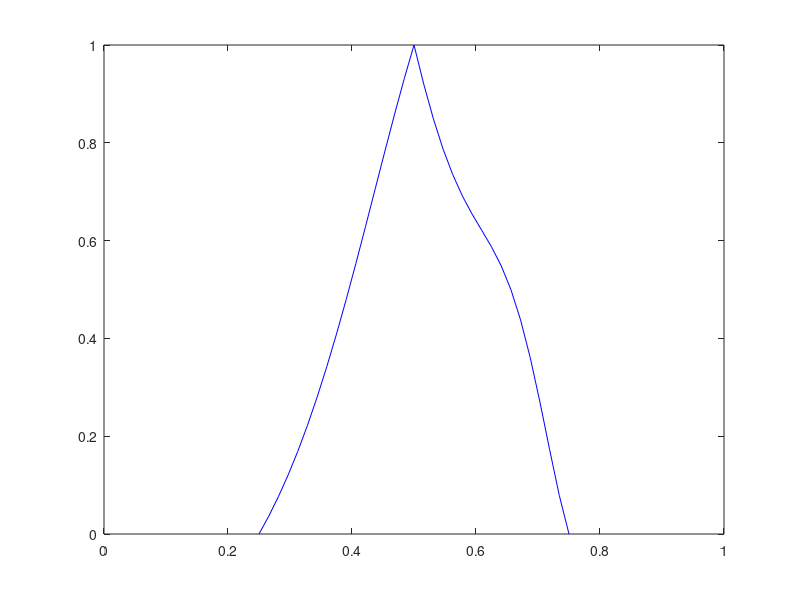
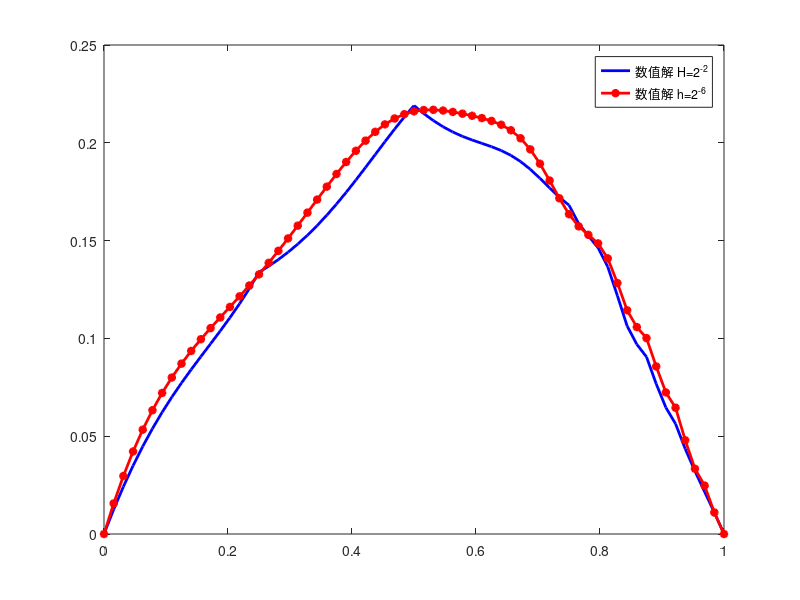

Recreate these plots in MATLAB, in order.
clear; clc; close all;
%% 问题参数设置
epsilon = 2^(-5); % 振荡系数周期参数
Omega = [0, 1]; % 求解区间
f = @(x) ones(size(x)); % 源项f≡1
% A_eps = @(x) 1./(2 + cos(2*pi*x/epsilon)); % 振荡扩散系数
% A_eps_inv = @(x) 1 ./ A_eps(x); % A_eps的逆
A_eps = @(x) 1./(2 -sin(2*pi*tan(15*pi*x/32))); % 扩散系数(2.17)
A_eps_inv = @(x) 1 ./ A_eps(x); % A_eps的逆
% 网格尺寸
H = 2.^(-2);
h = 2.^(-6);
x_nodes = Omega(1):H:Omega(2); % 网格节点
x_nodes = x_nodes';
n = length(x_nodes) - 1; % 单元数
ratio = H/h;
LeftBasisValue = zeros((ratio-1)*n, 1);
RightBasisValue = zeros((ratio-1)*n, 1);
InteriorNodes = zeros((ratio-1)*n, 1);

%% LOD有限元离散与求解
% 3.1 刚度矩阵K组装（Λ_j^{ms}）
K = sparse(n-1, n-1); % 稀疏矩阵存储（内部节点数：n-1）
F = zeros(n-1, 1); % 载荷向量
for e = 1:n % 遍历每个单元
    % 单元节点坐标
    x1 = x_nodes(e);
    x2 = x_nodes(e+1);
    he = x2 - x1; % 单元长度
    
    % 单元刚度矩阵（局部2x2矩阵）
    c = integral(A_eps_inv, x1, x2);
    K_e = (1 / c) * [1, -1; -1, 1];
    
    % === 修改部分：符号积分 → 数值积分 ===
    % 计算 F_e（使用双重积分换序，避免嵌套积分）
    dbl_int = integral(@(t) A_eps_inv(t) .* (x2 - t), x1, x2);
    F_e = [he - dbl_int/c; dbl_int/c];
    
    % 细网格上离散点基函数的值（数值计算累积积分）
    x_fine_local = (x1 + h : h : x2 - h)';
    cum_int_local = zeros(ratio-1, 1);
    for k = 1:(ratio-1)
        xi = x_fine_local(k);
        cum_int_local(k) = integral(A_eps_inv, x1, xi);
    end
    idx_start = (ratio-1)*(e-1) + 1;
    idx_end   = (ratio-1)*e;
    InteriorNodes(idx_start:idx_end) = x_fine_local;
    LeftBasisValue(idx_start:idx_end)  = 1 - cum_int_local / c;
    RightBasisValue(idx_start:idx_end) = cum_int_local / c;
    % === 修改结束 ===
    
    % 组装到全局矩阵（内部节点索引：e和e+1，排除边界节点1和n+1）
    if e > 1 % 左节点为内部节点
        K(e-1, e-1) = K(e-1, e-1) + K_e(1, 1);
        F(e-1) = F(e-1) + F_e(1);
        if e < n % 右节点为内部节点（非最后一个单元）
            K(e-1, e) = K(e-1, e) + K_e(1, 2);
        end
    end
    if e < n % 右节点为内部节点
        K(e, e) = K(e, e) + K_e(2, 2);
        F(e) = F(e) + F_e(2);
        if e > 1 % 左节点为内部节点（非第一个单元）
            K(e, e-1) = K(e, e-1) + K_e(2, 1);
        end
    end
end

% plot 基函数Λ_j^{ms}(x)
figure(1)
pointidx = 3;
idx = (pointidx-2)*(ratio-1)+1 : (pointidx-1)*(ratio-1);
RightPart = RightBasisValue(idx);
idx = (pointidx-1)*(ratio-1)+1 : (pointidx)*(ratio-1);
LeftPart = LeftBasisValue(idx);
xelem = (pointidx-2)*H : h : (pointidx)*H;
basiselem = [0; RightPart; 1; LeftPart; 0];
plot(xelem, basiselem, 'b-')
axis([0 1 0 1])

% 3.2 求解线性方程组Ku=F
u_nodal = K \ F; % TH内部节点的数值解
u_FEM = [0; u_nodal; 0];
Left = [0; u_nodal];
Left = repmat(Left, 1, ratio-1);
Left = Left';
Left = Left(:);
Right = [u_nodal; 0];
Right = repmat(Right, 1, ratio-1);
Right = Right';
Right = Right(:);
InteriorNodesValue = LeftBasisValue .* Left + RightBasisValue .* Right;
x_nodes_h = [x_nodes; InteriorNodes];
u_FEM_ms = [u_FEM; InteriorNodesValue]; % TH每个单元内部Th离散点值
[x_nodes_h, idx] = sort(x_nodes_h); % Th节点按顺序排列
u_FEM_ms = u_FEM_ms(idx); % Th节点按顺序排列

figure(2)
plot(x_nodes_h, u_FEM_ms, 'b-', 'LineWidth', 2, 'DisplayName', ['数值解 H=2^{-' num2str(log2(1/H)) '}'])
hold on

%% 细网格上有限元离散与求解
x_nodes = Omega(1):h:Omega(2); % 网格节点
x_nodes = x_nodes';
n = length(x_nodes) - 1; % 单元数
% 刚度矩阵K组装（P1有限元，分段线性基函数）
K = sparse(n-1, n-1); % 稀疏矩阵存储（内部节点数：n-1）
F = zeros(n-1, 1); % 载荷向量
for e = 1:n % 遍历每个单元
    % 单元节点坐标
    x1 = x_nodes(e);
    x2 = x_nodes(e+1);
    he = x2 - x1; % 单元长度
    % 单元刚度矩阵（局部2x2矩阵）
    % 基函数导数：Lambda1’=1/he, Lambda2’=-1/he
    % 积分A_eps(x)在单元上的均值（因h>ε时A_eps周期振荡，用中点积分近似）
    x_mid = (x1 + x2)/2;
    A_avg = A_eps(x_mid);
    K_e = (A_avg / he) * [1, -1; -1, 1];
    % 单元载荷向量（积分f(x)*Lambda_i(x)，f≡1）
    F_e = (he/2) * [1; 1]; % 分段线性基函数积分结果
    % 组装到全局矩阵（内部节点索引：e和e+1，排除边界节点1和n+1）
    if e > 1 % 左节点为内部节点
        K(e-1, e-1) = K(e-1, e-1) + K_e(1, 1);
        F(e-1) = F(e-1) + F_e(1);
        if e < n % 右节点为内部节点（非最后一个单元）
            K(e-1, e) = K(e-1, e) + K_e(1, 2);
        end
    end
    if e < n % 右节点为内部节点
        K(e, e) = K(e, e) + K_e(2, 2);
        F(e) = F(e) + F_e(2);
        if e > 1 % 左节点为内部节点（非第一个单元）
            K(e, e-1) = K(e, e-1) + K_e(2, 1);
        end
    end
end
% 3.2 求解线性方程组Ku=F
u_nodal = K \ F; % 内部节点的数值解
u_FEM = [0; u_nodal; 0];
plot(x_nodes, u_FEM, 'r-*', 'LineWidth', 2, 'DisplayName', ['数值解 h=2^{-' num2str(log2(1/h)) '}'])
legend('show')
